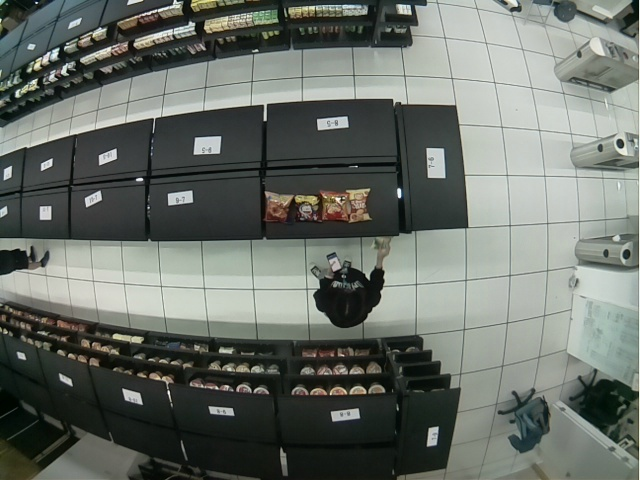
#> input picture test_store.jpg, 640 x 480 px
$ python image_FindContours.py
#> lines starting #> are read from the running program, lines starting #| are printed output that depends on the picture; after the words box and inside, x2 and y2 are one past the last pixel; in counts of white or black regions, pixels touching at a corner belong together
# -*- coding: utf-8 -*-
"""
Created on Fri Apr 12 10:20:31 2019

@author: A40455
"""
import cv2
import numpy as np

img = cv2.imread('test_store.jpg')
#> img is the input picture: shape (480, 640, 3); mean B, G, R 104.6, 111.3, 105.4


imgray = cv2.cvtColor(img,cv2.COLOR_BGR2GRAY)
ret,thresh = cv2.threshold(imgray,127,255,0)
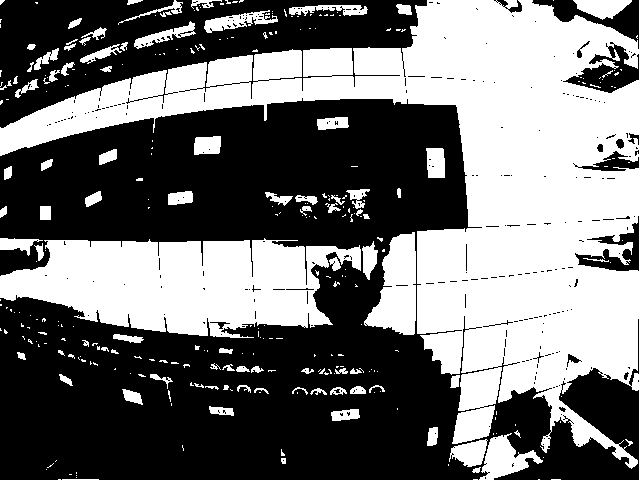
#> thresh: shape (480, 640); 44.2% white; 312 white regions (222 under 20 px)
cnts, hierarchy = cv2.findContours(thresh, cv2.RETR_TREE, cv2.CHAIN_APPROX_SIMPLE)
#> cnts = 694 contours, 587 with area under 20; largest, box (x1, y1, x2, y2) and area: (0, 0, 640, 480) 97032, (0, 238, 361, 338) 23756, (364, 232, 416, 335) 3204, (562, 43, 640, 94) 1834, (574, 215, 640, 272) 1472


#> (the run stopped early here; a loop or call above may not have finished)
